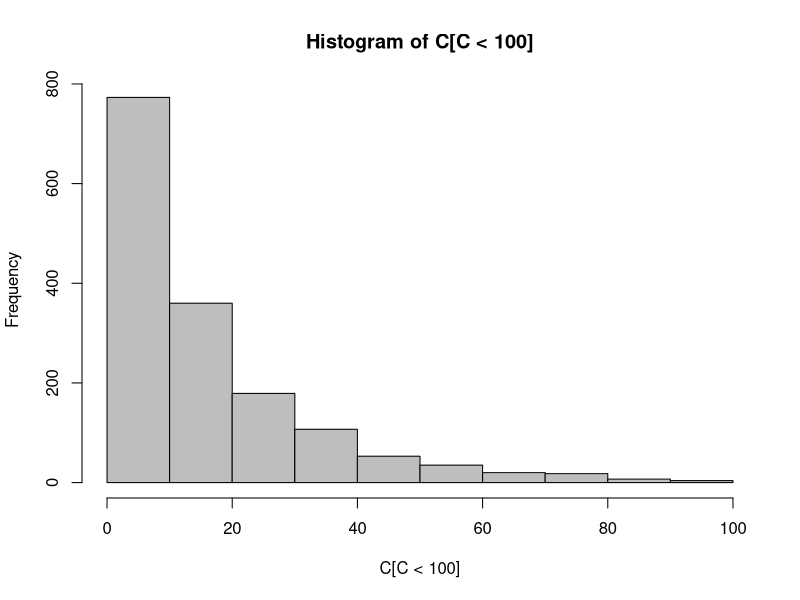
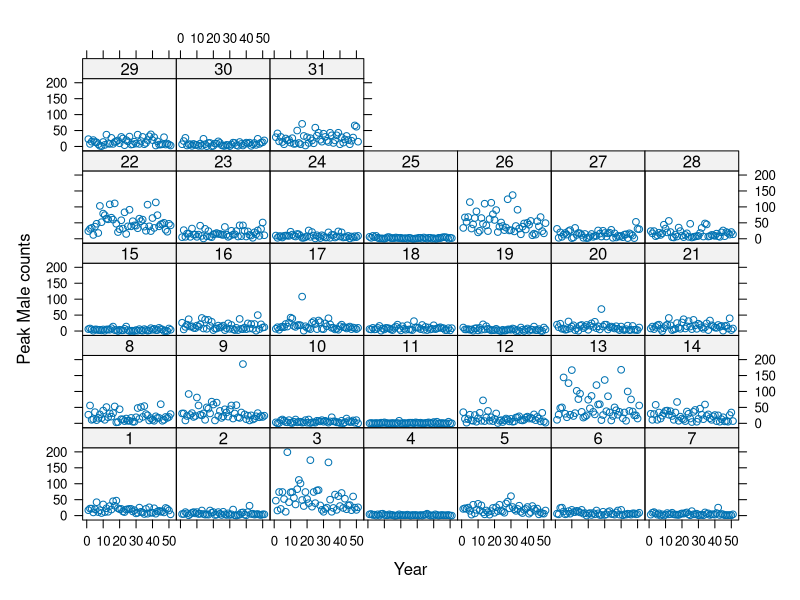
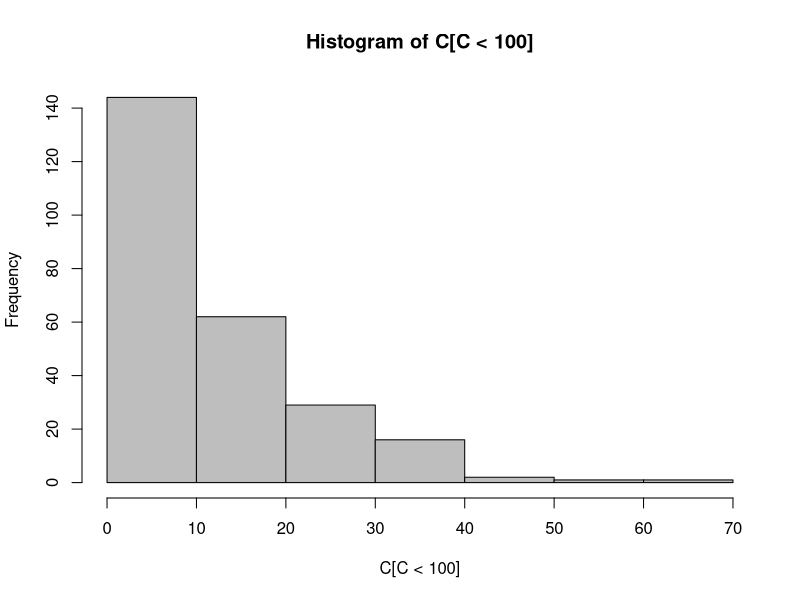
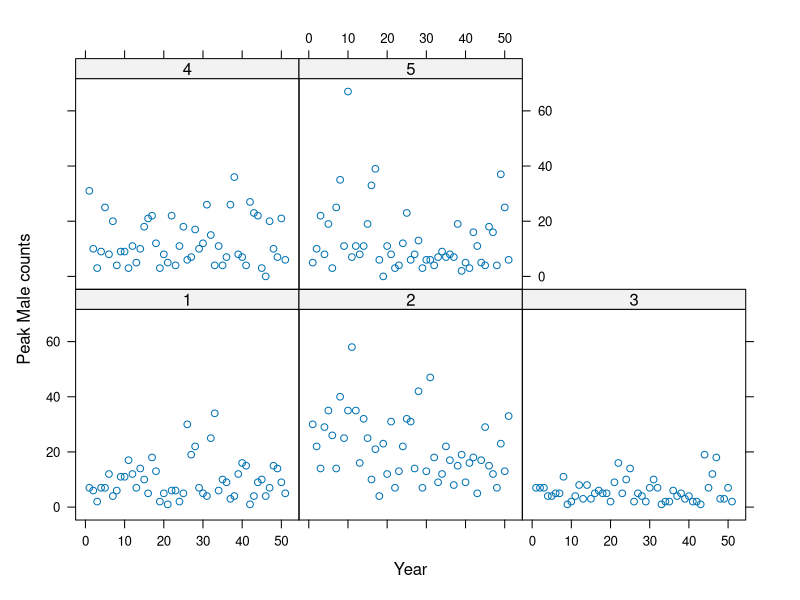
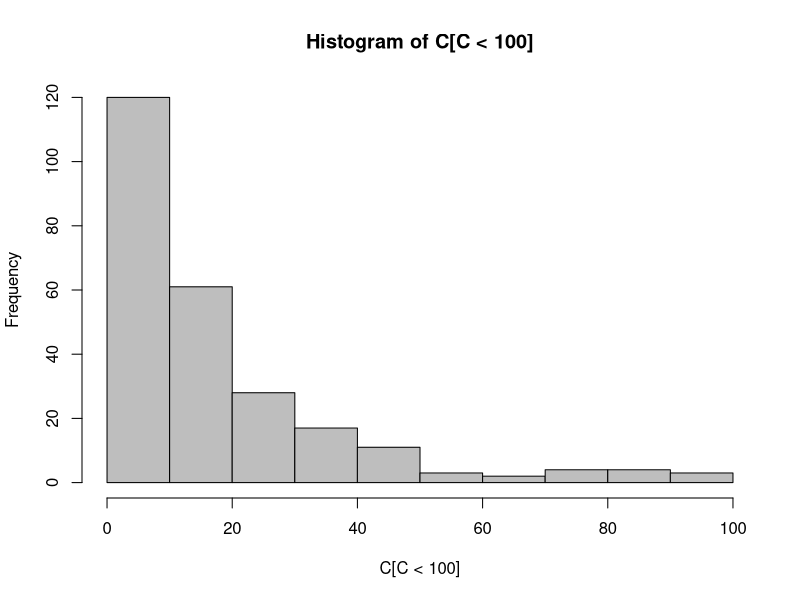
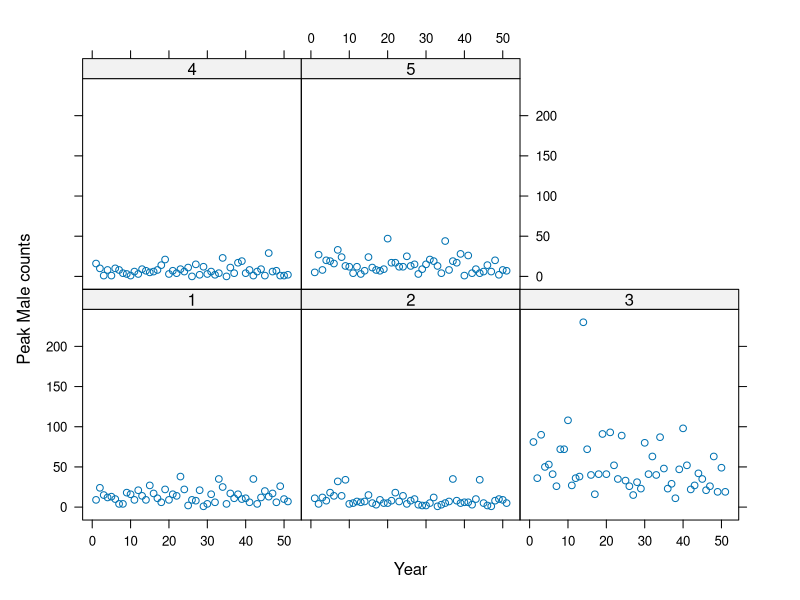
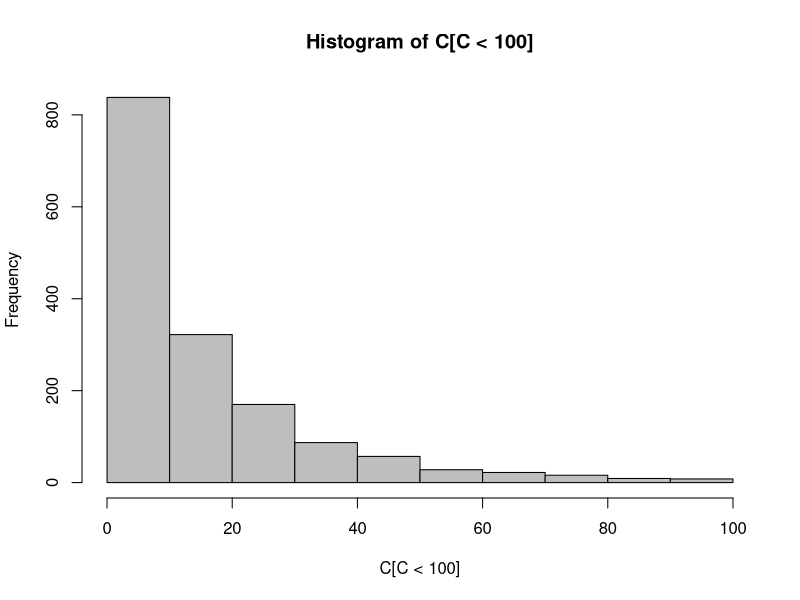
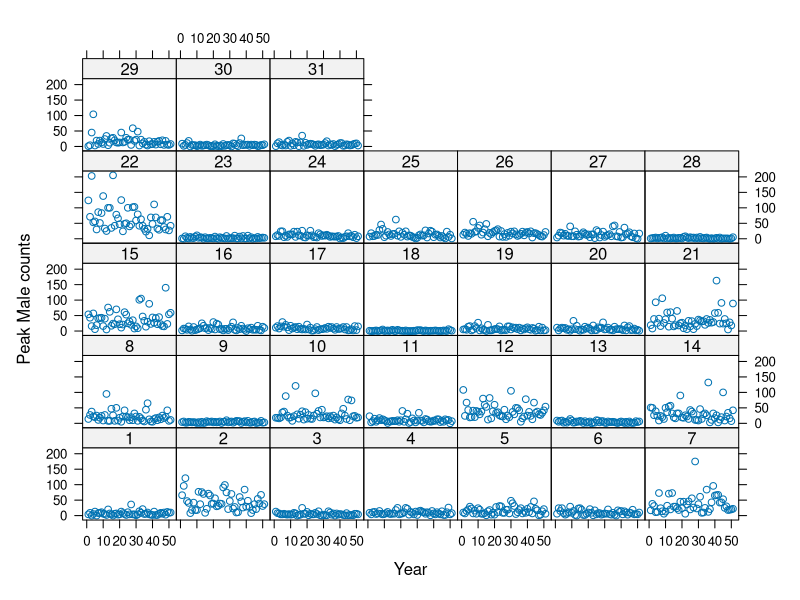

Source code (R) for these figures, in order: (Note: this script raises an error after producing the figures.)

require(MASS)
require(lattice)



# MANAGEMENT ZONE 6

# make simulated data with correlated random slopes and random intercepts.  31 LEKS
n.groups <- 31
n.years <- 51
n <- n.groups * n.years
pop <- gl(n=n.groups,k=n.years)

original.year <- rep(1:n.years, n.groups)
year <- (original.year-1)/51

Xmat <- model.matrix(~pop*year - 1 - year)

intercept.mean <- 2.45
intercept.sd <- 0.9
slope.mean <- -0.28
slope.sd <- 0.05
rho <- -0.1
sdnoise <- 0.62
intercept.slope.covariance <- intercept.sd*slope.sd*rho


mu.vector <- c(intercept.mean,slope.mean)
var.cova.matrix <- matrix(c(intercept.sd^2,intercept.slope.covariance,intercept.slope.covariance, slope.sd^2),2,2)
effects <- mvrnorm(n=n.groups,mu=mu.vector,Sigma=var.cova.matrix)
effects
apply(effects,2,mean)
var(effects)
intercept.effects <- effects[,1]
slope.effects <- effects[,2]
all.effects <- c(intercept.effects,slope.effects)

# intercept.effects <- rnorm(n=n.groups,mean=intercept.mean,sd=intercept.sd)
# slope.effects <- rnorm(n=n.groups,mean=slope.mean,sd=slope.sd)
# all.effects <- c(intercept.effects,slope.effects)

noise.effects <- rnorm(n=length(pop),mean=0,sd=sdnoise)

lin.pred <- Xmat[,] %*% all.effects + noise.effects

C <- rpois(n=n,lambda=exp(lin.pred))
hist(C[C<100],col="grey")

pMales <- C
lek_ID <- pop
Year <- original.year


library("lattice")
xyplot(C ~ original.year | pop, ylab="Peak Male counts",xlab="Year")

simPoisRandCoefCorrData31Leks <- data.frame(Peak_Males=C,Lek_ID=pop,Year=original.year)






# make simulated data with correlated random slopes and random intercepts.  5 LEKS
n.groups <- 5
n.years <- 51
n <- n.groups * n.years
pop <- gl(n=n.groups,k=n.years)

original.year <- rep(1:n.years, n.groups)
year <- (original.year-1)/51

Xmat <- model.matrix(~pop*year - 1 - year)

intercept.mean <- 2.45
intercept.sd <- 0.9
slope.mean <- -0.28
slope.sd <- 0.05
rho <- -0.1
sdnoise <- 0.62
intercept.slope.covariance <- intercept.sd*slope.sd*rho


mu.vector <- c(intercept.mean,slope.mean)
var.cova.matrix <- matrix(c(intercept.sd^2,intercept.slope.covariance,intercept.slope.covariance, slope.sd^2),2,2)
effects <- mvrnorm(n=n.groups,mu=mu.vector,Sigma=var.cova.matrix)
effects
apply(effects,2,mean)
var(effects)
intercept.effects <- effects[,1]
slope.effects <- effects[,2]
all.effects <- c(intercept.effects,slope.effects)

# intercept.effects <- rnorm(n=n.groups,mean=intercept.mean,sd=intercept.sd)
# slope.effects <- rnorm(n=n.groups,mean=slope.mean,sd=slope.sd)
# all.effects <- c(intercept.effects,slope.effects)

noise.effects <- rnorm(n=length(pop),mean=0,sd=sdnoise)

lin.pred <- Xmat[,] %*% all.effects + noise.effects

C <- rpois(n=n,lambda=exp(lin.pred))
hist(C[C<100],col="grey")

pMales <- C
lek_ID <- pop
Year <- original.year


library("lattice")
xyplot(C ~ original.year | pop, ylab="Peak Male counts",xlab="Year")

simPoisRandCoefCorrData5Leks <- data.frame(Peak_Males=C,Lek_ID=pop,Year=original.year)







# make simulated data with UNcorrelated random intercepts and slopes.  5 LEKS

n.groups <- 5
n.years <- 51
n <- n.groups * n.years
pop <- gl(n=n.groups,k=n.years)

original.year <- rep(1:n.years, n.groups)
year <- (original.year-1)/51

Xmat <- model.matrix(~pop*year - 1 - year)

intercept.mean <- 2.45
intercept.sd <- 0.9
slope.mean <- -0.28
slope.sd <- 0.05
intercept.effects <- rnorm(n=n.groups,mean=intercept.mean,sd=intercept.sd)
slope.effects <- rnorm(n=n.groups,mean=slope.mean,sd=slope.sd)
all.effects <- c(intercept.effects,slope.effects)


mu.vector <- c(intercept.mean,slope.mean)
var.cova.matrix <- matrix(c(intercept.sd^2,intercept.slope.covariance,intercept.slope.covariance, slope.sd^2),2,2)
effects <- mvrnorm(n=n.groups,mu=mu.vector,Sigma=var.cova.matrix)
effects
apply(effects,2,mean)
var(effects)
intercept.effects <- effects[,1]
slope.effects <- effects[,2]
all.effects <- c(intercept.effects,slope.effects)

noise.effects <- rnorm(n=length(pop),mean=0,sd=sdnoise)
lin.pred <- Xmat[,] %*% all.effects + noise.effects
C <- rpois(n=n,lambda=exp(lin.pred))
hist(C[C<100],col="grey")

pMales <- C
lek_ID <- pop
Year <- original.year


library("lattice")
xyplot(C ~ original.year | pop, ylab="Peak Male counts",xlab="Year")

simPoisRandCoefUncorrData5Leks <- data.frame(Peak_Males=C,Lek_ID=pop,Year=original.year)








# make simulated data with UNcorrelated random intercepts and slopes.  31 LEKS

n.groups <-31
n.years <- 51
n <- n.groups * n.years
pop <- gl(n=n.groups,k=n.years)

original.year <- rep(1:n.years, n.groups)
year <- (original.year-1)/51

Xmat <- model.matrix(~pop*year - 1 - year)

intercept.mean <- 2.45
intercept.sd <- 0.9
slope.mean <- -0.28
slope.sd <- 0.05
intercept.effects <- rnorm(n=n.groups,mean=intercept.mean,sd=intercept.sd)
slope.effects <- rnorm(n=n.groups,mean=slope.mean,sd=slope.sd)
all.effects <- c(intercept.effects,slope.effects)


mu.vector <- c(intercept.mean,slope.mean)
var.cova.matrix <- matrix(c(intercept.sd^2,intercept.slope.covariance,intercept.slope.covariance, slope.sd^2),2,2)
effects <- mvrnorm(n=n.groups,mu=mu.vector,Sigma=var.cova.matrix)
effects
apply(effects,2,mean)
var(effects)
intercept.effects <- effects[,1]
slope.effects <- effects[,2]
all.effects <- c(intercept.effects,slope.effects)

noise.effects <- rnorm(n=length(pop),mean=0,sd=sdnoise)
lin.pred <- Xmat[,] %*% all.effects + noise.effects
C <- rpois(n=n,lambda=exp(lin.pred))
hist(C[C<100],col="grey")

pMales <- C
lek_ID <- pop
Year <- original.year


library("lattice")
xyplot(C ~ original.year | pop, ylab="Peak Male counts",xlab="Year")

simPoisRandCoefUncorrData31Leks <- data.frame(Peak_Males=C,Lek_ID=pop,Year=original.year)




save(simPoisRandCoefCorrData31Leks ,file="//LAR-FILE-SRV/Data/Jason/sage grouse/Output/simPoisRandCoefCorrData31Leks.RData")
save(simPoisRandCoefCorrData5Leks  ,file="//LAR-FILE-SRV/Data/Jason/sage grouse/Output/simPoisRandCoefCorrData5Leks.RData")
save(simPoisRandCoefUncorrData31Leks,file="//LAR-FILE-SRV/Data/Jason/sage grouse/Output/simPoisRandCoefUncorrData31Leks.RData")
save(simPoisRandCoefUncorrData5Leks,file="//LAR-FILE-SRV/Data/Jason/sage grouse/Output/simPoisRandCoefUncorrData5Leks.RData")




























# MANAGEMENT ZONE 1

# make simulated data with correlated random slopes and random intercepts.  877 LEKS
n.groups <- 877
n.years <- 51
n <- n.groups * n.years
pop <- gl(n=n.groups,k=n.years)

original.year <- rep(1:n.years, n.groups)
year <- (original.year-1)/51

Xmat <- model.matrix(~pop*year - 1 - year)

intercept.mean <- 2.72
intercept.sd <- 0.80
slope.mean <- -0.034
slope.sd <- 0.035
rho <- -0.22
sdnoise <- 0.79
intercept.slope.covariance <- intercept.sd*slope.sd*rho


mu.vector <- c(intercept.mean,slope.mean)
var.cova.matrix <- matrix(c(intercept.sd^2,intercept.slope.covariance,intercept.slope.covariance, slope.sd^2),2,2)
effects <- mvrnorm(n=n.groups,mu=mu.vector,Sigma=var.cova.matrix)
effects
apply(effects,2,mean)
var(effects)
intercept.effects <- effects[,1]
slope.effects <- effects[,2]
all.effects <- c(intercept.effects,slope.effects)

# intercept.effects <- rnorm(n=n.groups,mean=intercept.mean,sd=intercept.sd)
# slope.effects <- rnorm(n=n.groups,mean=slope.mean,sd=slope.sd)
# all.effects <- c(intercept.effects,slope.effects)

noise.effects <- rnorm(n=length(pop),mean=0,sd=sdnoise)

lin.pred <- Xmat[,] %*% all.effects + noise.effects

C <- rpois(n=n,lambda=exp(lin.pred))
hist(C[C<100],col="grey")

pMales <- C
lek_ID <- pop
Year <- original.year


# library("lattice")
# xyplot(C ~ original.year | pop, ylab="Peak Male counts",xlab="Year")

simMZ1PoisRandCoefCorrData877Leks <- data.frame(Peak_Males=C,Lek_ID=pop,Year=original.year)




# 
# 
# # make simulated data with correlated random slopes and random intercepts.  5 LEKS
# n.groups <- 5
# n.years <- 51
# n <- n.groups * n.years
# pop <- gl(n=n.groups,k=n.years)
# 
# original.year <- rep(1:n.years, n.groups)
# year <- (original.year-1)/51
# 
# Xmat <- model.matrix(~pop*year - 1 - year)
# 
# intercept.mean <- 2.72
# intercept.sd <- 0.80
# slope.mean <- -0.034
# slope.sd <- 0.035
# rho <- -0.22
# sdnoise <- 0.79
# intercept.slope.covariance <- intercept.sd*slope.sd*rho
# 
# 
# mu.vector <- c(intercept.mean,slope.mean)
# var.cova.matrix <- matrix(c(intercept.sd^2,intercept.slope.covariance,intercept.slope.covariance, slope.sd^2),2,2)
# effects <- mvrnorm(n=n.groups,mu=mu.vector,Sigma=var.cova.matrix)
# effects
# apply(effects,2,mean)
# var(effects)
# intercept.effects <- effects[,1]
# slope.effects <- effects[,2]
# all.effects <- c(intercept.effects,slope.effects)
# 
# # intercept.effects <- rnorm(n=n.groups,mean=intercept.mean,sd=intercept.sd)
# # slope.effects <- rnorm(n=n.groups,mean=slope.mean,sd=slope.sd)
# # all.effects <- c(intercept.effects,slope.effects)
# 
# noise.effects <- rnorm(n=length(pop),mean=0,sd=sdnoise)
# 
# lin.pred <- Xmat[,] %*% all.effects + noise.effects
# 
# C <- rpois(n=n,lambda=exp(lin.pred))
# hist(C[C<100],col="grey")
# 
# pMales <- C
# lek_ID <- pop
# Year <- original.year
# 
# 
# library("lattice")
# xyplot(C ~ original.year | pop, ylab="Peak Male counts",xlab="Year")
# 
# simMZ1PoisRandCoefCorrData5Leks <- data.frame(Peak_Males=C,Lek_ID=pop,Year=original.year)
# 
# 
# 
# 
# 
# 
# 
# # make simulated data with UNcorrelated random intercepts and slopes.  5 LEKS
# 
# n.groups <- 5
# n.years <- 51
# n <- n.groups * n.years
# pop <- gl(n=n.groups,k=n.years)
# 
# original.year <- rep(1:n.years, n.groups)
# year <- (original.year-1)/51
# 
# Xmat <- model.matrix(~pop*year - 1 - year)
# 
# intercept.mean <- 2.72
# intercept.sd <- 0.80
# slope.mean <- -0.034
# slope.sd <- 0.035
# sdnoise <- 0.79
# intercept.effects <- rnorm(n=n.groups,mean=intercept.mean,sd=intercept.sd)
# slope.effects <- rnorm(n=n.groups,mean=slope.mean,sd=slope.sd)
# all.effects <- c(intercept.effects,slope.effects)
# 
# 
# mu.vector <- c(intercept.mean,slope.mean)
# var.cova.matrix <- matrix(c(intercept.sd^2,intercept.slope.covariance,intercept.slope.covariance, slope.sd^2),2,2)
# effects <- mvrnorm(n=n.groups,mu=mu.vector,Sigma=var.cova.matrix)
# effects
# apply(effects,2,mean)
# var(effects)
# intercept.effects <- effects[,1]
# slope.effects <- effects[,2]
# all.effects <- c(intercept.effects,slope.effects)
# 
# noise.effects <- rnorm(n=length(pop),mean=0,sd=sdnoise)
# lin.pred <- Xmat[,] %*% all.effects + noise.effects
# C <- rpois(n=n,lambda=exp(lin.pred))
# hist(C[C<100],col="grey")
# 
# pMales <- C
# lek_ID <- pop
# Year <- original.year
# 
# 
# library("lattice")
# xyplot(C ~ original.year | pop, ylab="Peak Male counts",xlab="Year")
# 
# simMZ1PoisRandCoefUncorrData5Leks <- data.frame(Peak_Males=C,Lek_ID=pop,Year=original.year)
# 
# 
# 
# 




# make simulated data with UNcorrelated random intercepts and slopes.  877 LEKS

n.groups <-877
n.years <- 51
n <- n.groups * n.years
pop <- gl(n=n.groups,k=n.years)

original.year <- rep(1:n.years, n.groups)
year <- (original.year-1)/51

Xmat <- model.matrix(~pop*year - 1 - year)

intercept.mean <- 2.72
intercept.sd <- 0.80
slope.mean <- -0.034
slope.sd <- 0.035
sdnoise <- 0.79
intercept.effects <- rnorm(n=n.groups,mean=intercept.mean,sd=intercept.sd)
slope.effects <- rnorm(n=n.groups,mean=slope.mean,sd=slope.sd)
all.effects <- c(intercept.effects,slope.effects)


mu.vector <- c(intercept.mean,slope.mean)
var.cova.matrix <- matrix(c(intercept.sd^2,intercept.slope.covariance,intercept.slope.covariance, slope.sd^2),2,2)
effects <- mvrnorm(n=n.groups,mu=mu.vector,Sigma=var.cova.matrix)
effects
apply(effects,2,mean)
var(effects)
intercept.effects <- effects[,1]
slope.effects <- effects[,2]
all.effects <- c(intercept.effects,slope.effects)

noise.effects <- rnorm(n=length(pop),mean=0,sd=sdnoise)
lin.pred <- Xmat[,] %*% all.effects + noise.effects
C <- rpois(n=n,lambda=exp(lin.pred))
hist(C[C<100],col="grey")

pMales <- C
lek_ID <- pop
Year <- original.year


# library("lattice")
# xyplot(C ~ original.year | pop, ylab="Peak Male counts",xlab="Year")

simMZ1PoisRandCoefUncorrData877Leks <- data.frame(Peak_Males=C,Lek_ID=pop,Year=original.year)




save(simMZ1PoisRandCoefCorrData877Leks ,file="//LAR-FILE-SRV/Data/Jason/sage grouse/Output/simMZ1PoisRandCoefCorrData877Leks.RData")
# save(simMZ1PoisRandCoefCorrData5Leks  ,file="//LAR-FILE-SRV/Data/Jason/sage grouse/Output/simMZ1PoisRandCoefCorrData5Leks.RData")
save(simMZ1PoisRandCoefUncorrData877Leks,file="//LAR-FILE-SRV/Data/Jason/sage grouse/Output/simMZ1PoisRandCoefUncorrData877Leks.RData")
# save(simMZ1PoisRandCoefUncorrData5Leks,file="//LAR-FILE-SRV/Data/Jason/sage grouse/Output/simMZ1PoisRandCoefUncorrData5Leks.RData")
